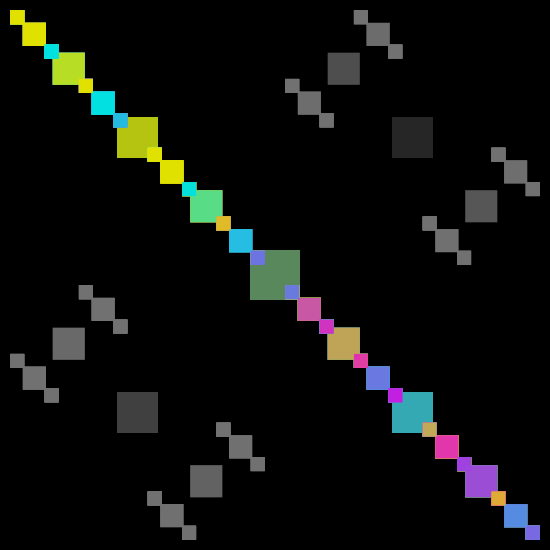
Frame 1 (no input)
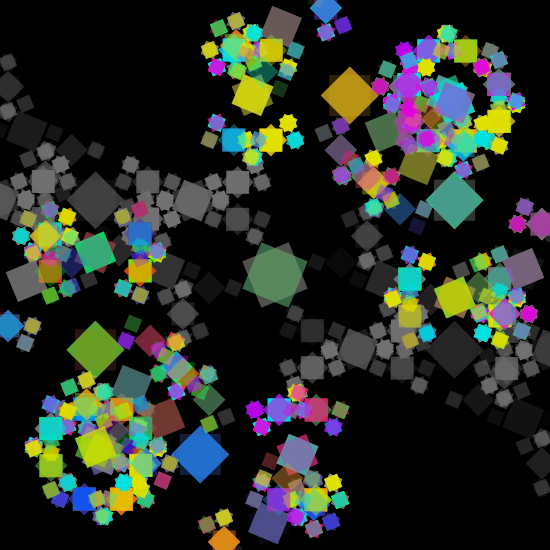
Frame 60 (the mouse pressed at the canvas centre just before this capture)
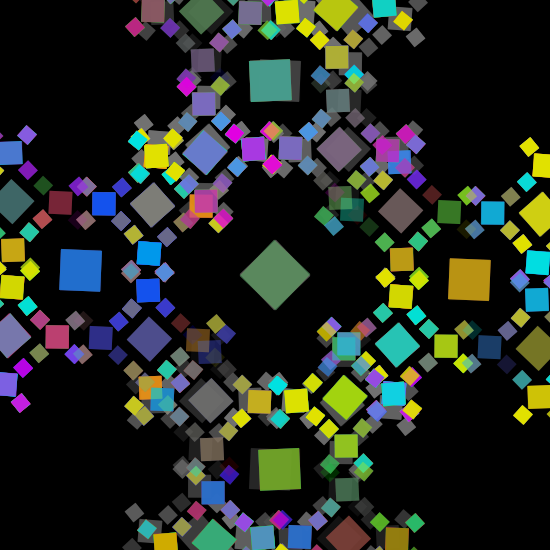
Frame 120 (the mouse held since frame 60 and released just before this capture)

The Processing sketch that drew these frames (run headless with seeded random() and noise(); from frame 60 on, the mouse is pressed at the canvas centre):

// Processing sketch: processing_71853
// ── processing_71853.pde

float rot_off = 0.0;
float rot_increment = 0.02;
float sq_translate = 275;
int level = 0;

void setup() {
  size(550, 550);
  background(0);
  noStroke();
  smooth();
}

void draw () {
  background(0);
  if (keyPressed == true) {

    Sqay(sq_translate, level, rot_off, 255, 255, 255, 50);
    Sqay(sq_translate, level, -rot_off, 165, 165, 165, 50);
    Sqay(sq_translate, level, -rot_off + HALF_PI, 138, 138, 138, 50);
    Sqay(sq_translate, level, rot_off + HALF_PI, 113, 113, 113, 50);
    Sqay(sq_translate, level, -rot_off, 93, 93, 93, 50);
    Sqay(sq_translate, level, rot_off - TWO_PI, 100, 100, 100, 50);
    Sqay(sq_translate, level, rot_off + TWO_PI, 200, 200, 200, 50);
    Sqay(sq_translate, level, -rot_off + HALF_PI, 238, 238, 238, 50);
  }
  else {
    Sqay(sq_translate, level, -rot_off, 165, 165, 165, 50);
    Sqay(sq_translate, level, rot_off + HALF_PI, 113, 113, 113, 50);
    Sqay(sq_translate, level, -rot_off, 93, 93, 93, 50);
    Sqay(sq_translate, level, rot_off + TWO_PI, 200, 200, 200, 50);
  }
  Sqay(sq_translate, level, rot_off, 0, 0, 255, 50);
  Sqay(sq_translate, level, -rot_off, 255, 0, 0, 50);
  Sqay(sq_translate, level, -rot_off + PI, 0, 225, 0, 50);
  Sqay(sq_translate, level, rot_off + PI, 225, 225, 0, 50);
  Sqay(sq_translate, level, -rot_off, 0, 225, 225, 50);

  rot_off += rot_increment;
}
void Sqay(float tran, int lev, float rot, int r, int g, int b, int opacity) {


  if (lev < 5) {
    pushMatrix();
    translate(tran, tran);
    rotate(rot); 
    float sizes = 50 - (lev * 9);
    fill(r, g, b, opacity);
    rectMode(CENTER);
    rect(0, 0, sizes, sizes);

    lev += 1;
    tran /= 2;

    Sqay(tran, lev, rot, r, g, b, opacity+80);
    Sqay(tran, lev, -rot, g, r, b, opacity-20);
    Sqay(-tran, lev, rot, b, g, r, opacity+30);
    Sqay(-tran, lev, -rot, b, g, r, opacity-40);

    popMatrix();
  }
}
